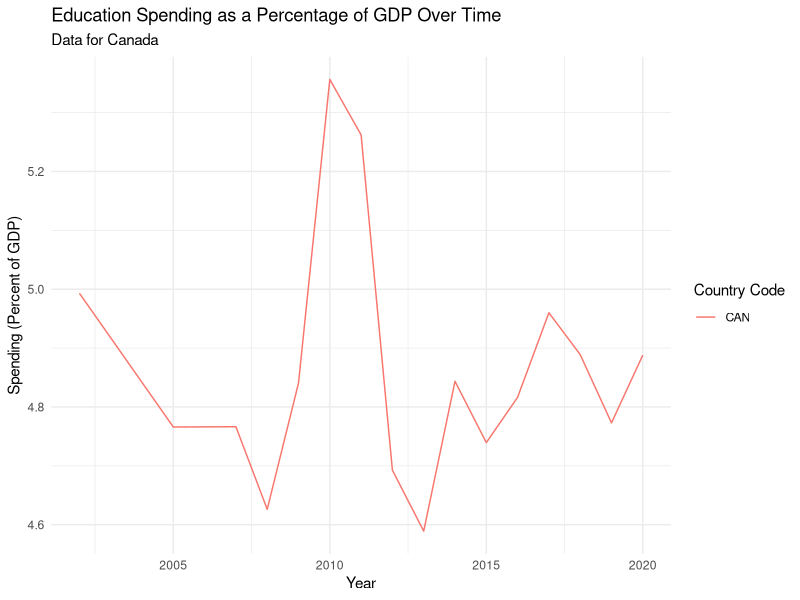
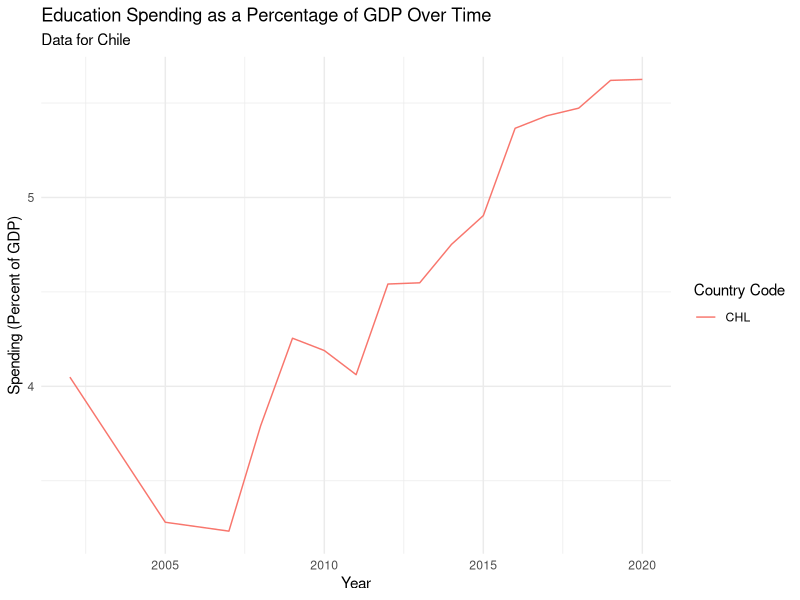
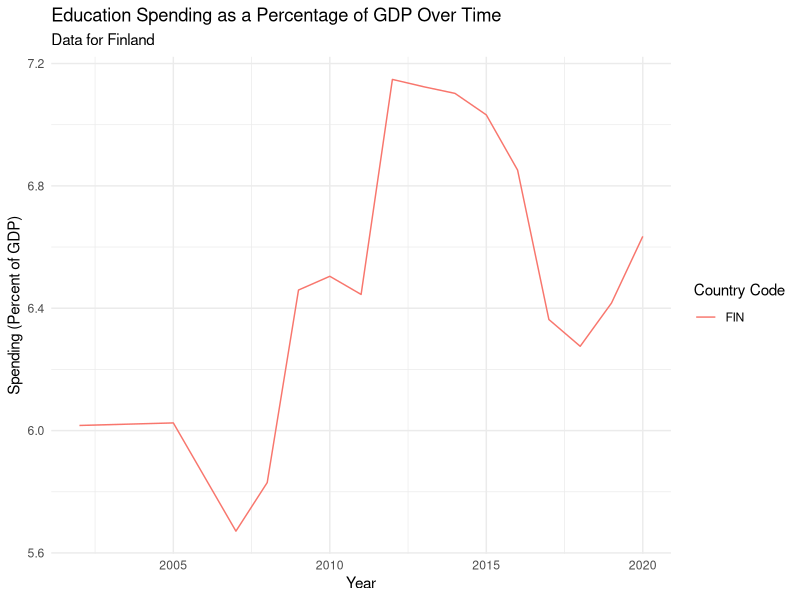
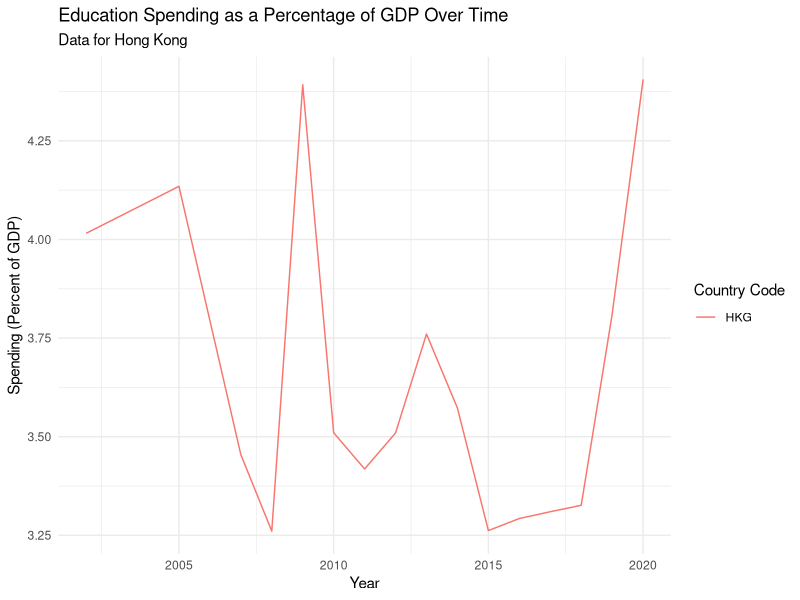

Here is the R script that generated these plots, in order:
## ---- chunk 1
#| include: false
#| warning: false
#| message: false
library(ggplot2)
library(tidyverse)
## ---- chunk 2
#| label: fig-canliteracy
#| fig-cap: PISA Literacy Scores In Canada
#| echo: false
#| warning: false
#| message: false

# setup
library(readr)
library(knitr)

canada_literacy <- read_csv("../data/analysis_data/csv_data/canada_literacy_scores.csv")

knitr::kable(canada_literacy, caption = "PISA Literacy Scores Canada")

## ---- chunk 3
#| label: fig-chlliteracy
#| fig-cap: PISA Literacy Scores in Chile
#| echo: false
#| warning: false
#| message: false

# setup
library(readr)
library(knitr)

chile_literacy <- read_csv("../data/analysis_data/csv_data/chile_literacy_scores.csv")

knitr::kable(chile_literacy, caption = "PISA Literacy Scores Chile")


## ---- chunk 4
#| label: fig-finliteracy
#| fig-cap: PISA Literacy Scores in Finland
#| echo: false
#| warning: false
#| message: false

# setup
library(readr)
library(knitr)

finland_literacy <- read_csv("../data/analysis_data/csv_data/finland_literacy_scores.csv")

knitr::kable(finland_literacy, caption = "PISA Literacy Scores Finland")

## ---- chunk 5
#| label: fig-canspending
#| fig-cap: Canada Federal education Budget
#| echo: false
#| warning: false
#| message: false

# setup
library(readr)
library(knitr)
library(tidyverse)

# Read the CSV file
can_spending <- read_csv("../data/analysis_data/csv_data/can_spending.csv")

# Transform data from wide to long format for plotting
can_long <- can_spending |>
  pivot_longer(
    cols = -c(country_name, country_code), 
    names_to = "year", 
    values_to = "value"
  ) |>
  mutate(year = as.numeric(year)) |>
  filter(year >= 2000)

# Create a line plot
ggplot(can_long, aes(x = year, y = value, group = country_code, color = country_code)) +
  geom_line() +
  labs(title = "Education Spending as a Percentage of GDP Over Time",
       subtitle = "Data for Canada",
       x = "Year",
       y = "Spending (Percent of GDP)",
       color = "Country Code") +
  theme_minimal()
## ---- chunk 6
#| label: fig-chlspending
#| fig-cap: Chile Federal education Budget
#| echo: false
#| warning: false
#| message: false

# setup
library(readr)
library(knitr)
library(tidyverse)

# Read the CSV file
chl_spending <- read_csv("../data/analysis_data/csv_data/chl_spending.csv")

# Transform data from wide to long format for plotting
chl_long <- chl_spending |>
  pivot_longer(
    cols = -c(country_name, country_code), 
    names_to = "year", 
    values_to = "value"
  ) |>
  mutate(year = as.numeric(year)) |>
  filter(year >= 2000)

# Create a line plot
ggplot(chl_long, aes(x = year, y = value, group = country_code, color = country_code)) +
  geom_line() +
  labs(title = "Education Spending as a Percentage of GDP Over Time",
       subtitle = "Data for Chile",
       x = "Year",
       y = "Spending (Percent of GDP)",
       color = "Country Code") +
  theme_minimal()
## ---- chunk 7
#| label: fig-finspending
#| fig-cap: Finland Federal education Budget
#| echo: false
#| warning: false
#| message: false

# setup
library(readr)
library(knitr)
library(tidyverse)

# Read the CSV file
fin_spending <- read_csv("../data/analysis_data/csv_data/fin_spending.csv")

# Transform data from wide to long format for plotting
fin_long <- fin_spending |>
  pivot_longer(
    cols = -c(country_name, country_code), 
    names_to = "year", 
    values_to = "value"
  ) |>
  mutate(year = as.numeric(year)) |>
  filter(year >= 2000)

# Create a line plot
ggplot(fin_long, aes(x = year, y = value, group = country_code, color = country_code)) +
  geom_line() +
  labs(title = "Education Spending as a Percentage of GDP Over Time",
       subtitle = "Data for Finland",
       x = "Year",
       y = "Spending (Percent of GDP)",
       color = "Country Code") +
  theme_minimal()
## ---- chunk 8
#| label: fig-hkgspending
#| fig-cap: Hong Kong Federal education Budget
#| echo: false
#| warning: false
#| message: false

# setup
library(readr)
library(knitr)
library(tidyverse)

# Read the CSV file
hkg_spending <- read_csv("../data/analysis_data/csv_data/hkg_spending.csv")

# Transform data from wide to long format for plotting
hkg_long <- hkg_spending |>
  pivot_longer(
    cols = -c(country_name, country_code), 
    names_to = "year", 
    values_to = "value"
  ) |>
  mutate(year = as.numeric(year)) |>
  filter(year >= 2000)

# Create a line plot
ggplot(hkg_long, aes(x = year, y = value, group = country_code, color = country_code)) +
  geom_line() +
  labs(title = "Education Spending as a Percentage of GDP Over Time",
       subtitle = "Data for Hong Kong",
       x = "Year",
       y = "Spending (Percent of GDP)",
       color = "Country Code") +
  theme_minimal()
